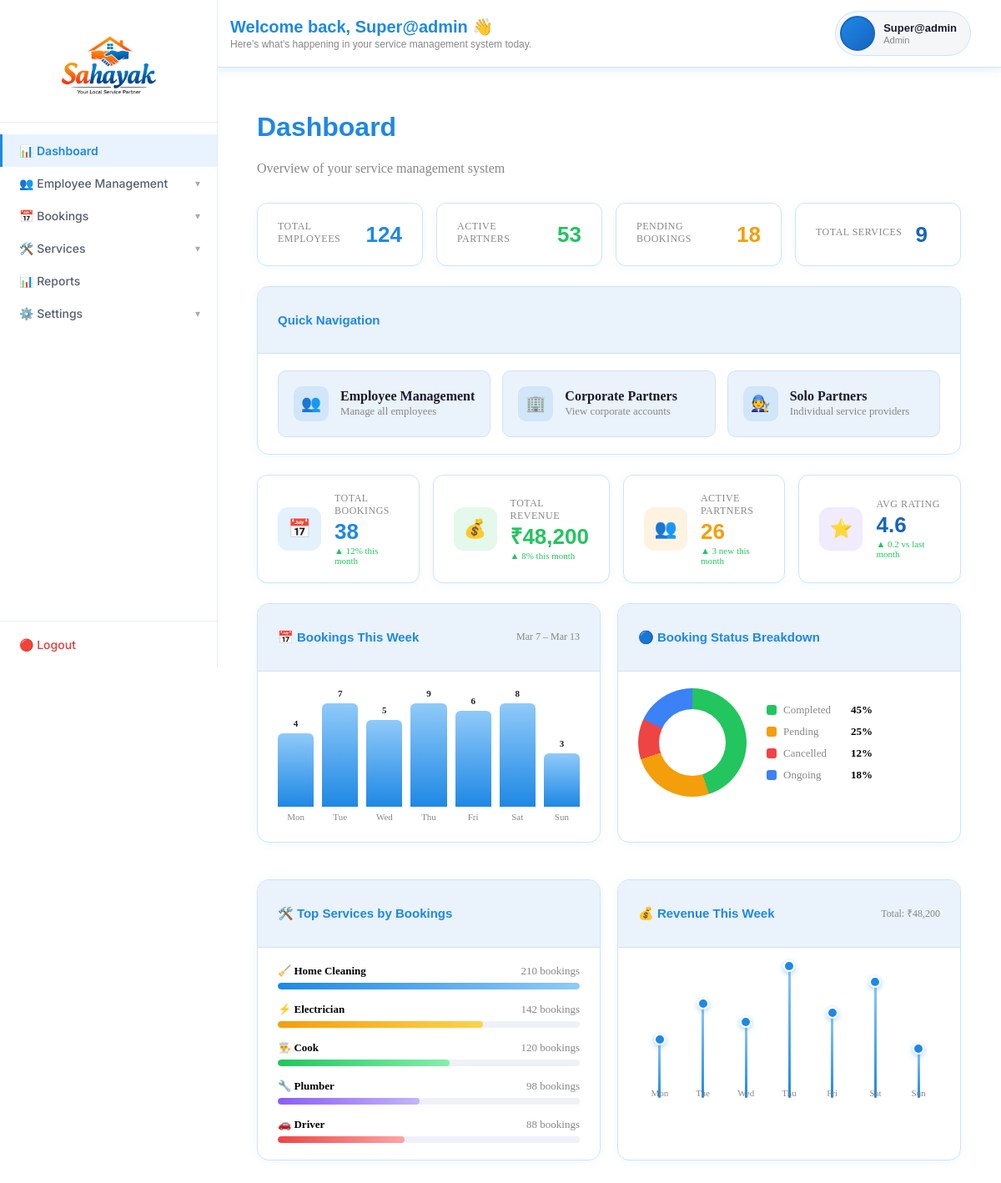
Page /admin-dashboard/ (signed in) on the committed database.
### accounts/models.py (models this page shows)
class CustomUser(AbstractUser):
    ROLE_CHOICES = (
        ('admin', 'Admin'),
        ('manager', 'Manager'),
        ('staff',            'Staff'),
        ('corporate_partner', 'Corporate Partner'),
        ('solo_partner',      'Solo Partner'),
    )
    role = models.CharField(max_length=20, choices=ROLE_CHOICES)

### dashboard/views.py (the view)
# urls.py: path('admin-dashboard/', views.admin_dashboard, name='admin_dashboard'),
@login_required
def admin_dashboard(request):
    return render(request, 'dashboard/admin_dashboard.html')

### templates/dashboard/admin_dashboard.html (shortened to what this page needs)
{% extends 'layout/base.html' %}
{% block content %}
{% with hide_back=True %}
{% include 'layout/topbar.html' %}
{% endwith %}
        <div class="page-header">
            <h1>Dashboard</h1>
            <p>
                Overview of your service management system
            </p>
        </div>
        <div class="stats-row">
            <div class="stat-card">
                <div class="stat-label">
                    Total Employees
                </div>
                <div class="stat-value">
                    124
                </div>
            </div>
            <div class="stat-card">
                <div class="stat-label">
                    Active Partners
                </div>
                <div class="stat-value">
                    53
                </div>
            </div>
            <div class="stat-card">
                <div class="stat-label">
                    Pending Bookings
                </div>
                <div class="stat-value">
                    18
                </div>
            </div>
            <div class="stat-card">
                <div class="stat-label">
                    Total Services
                </div>
                <div class="stat-value">
                    9
                </div>
            </div>
        </div>
        <div class="card">
            <div class="card-header">
                <h3>
                    Quick Navigation
                </h3>
            </div>
            <div class="card-body">
                <div class="quick-links">
                    <a href="{% url 'manage_users' %}" class="quick-link">
                        <div class="ql-icon">👥</div>
                        <div class="ql-content">
                            <div class="ql-title">
                                Employee Management
                            </div>
                            <div class="ql-sub">
                                Manage all employees
                            </div>
                        </div>
                    </a>
                    <a href="{% url 'corporate_partners' %}" class="quick-link">
                        <div class="ql-icon">🏢</div>
                        <div class="ql-content">
                            <div class="ql-title">
                                Corporate Partners
                            </div>
                            <div class="ql-sub">
                                View corporate accounts
                            </div>
                        </div>
                    </a>
                    <a href="{% url 'solo_partners' %}" class="quick-link">
                        <div class="ql-icon">🧑‍🔧</div>
                        <div class="ql-content">
                            <div class="ql-title">
                                Solo Partners
                            </div>
                            <div class="ql-sub">
                                Individual service providers
                            </div>
                        </div>
                    </a>
                </div>
            </div>
        </div>
{% include 'dashboard/overview_widgets.html' %}
{% endblock %}

### templates/layout/topbar.html (shortened to what this page needs)
{% load static %}
<div class="topbar">
    <div class="topbar-left">
        {% if not hide_back %}
        <a class="back-pill" onclick="history.back()">
            <div class="back-icon">&#8592;</div>
            <div class="back-label">← Go Back</div>
        </a>
        {% endif %}
        <div class="topbar-text">
            <div class="topbar-title">
                Welcome back, {{ request.user.first_name|default:request.user.username }} 👋
            </div>
            <div class="topbar-sub">
                Here's what's happening in your service management system today.
            </div>
        </div>
    </div>
    <div class="topbar-right">
        <div class="profile-pill" onclick="toggleDropdownMenu(event)">
            {% if request.user.profile_photo %}
                <img src="{{ request.user.profile_photo.url }}"
                     alt="Profile" class="profile-pic">
            {% else %}
                <div class="profile-initials">
                </div>
            {% endif %}
            <div class="profile-info">
                <div class="profile-name">
                    {{ request.user.get_full_name|default:request.user.username }}
                </div>
                <div class="profile-role">
                    {{ request.user.role|default:"Admin"|capfirst }}
                </div>
            </div>
        </div>
    </div>
</div>

### templates/layout/topbar.html (style rules this page uses)
.topbar { position: fixed; top: 0; left: 240px; right: 0; height: 80px; background: #ffffff; border-bottom: 1px solid #d0e3f5; display: flex; justify-content: space-between; align-items: center; padding: 0 36px; z-index: 999; box-shadow: 0 2px 12px rgba(30,136,229,0.08); }
.topbar-left { display: flex; flex-direction: row; align-items: center; gap: 16px; }
.back-pill { display: flex; align-items: center; gap: 8px; background: #ffffff; border: 1.5px solid #d0e3f5 ; border-radius: 50px; padding: 8px 18px 8px 8px; cursor: pointer; text-decoration: none; transition: all 0.2s; flex-shrink: 0; }
.back-icon { width: 32px; height: 32px; border-radius: 50%; background: rgba(255,255,255,0.25); display: flex; align-items: center; justify-content: center; color: white; font-size: 16px; font-weight: 700; flex-shrink: 0; }
.back-label { font-size: 13px; font-weight: 700; color: #1a1a2e; font-family: 'DM Sans', sans-serif; }
.topbar-text { display: flex; flex-direction: column; justify-content: center; }
.topbar-title { font-family: 'Poppins', sans-serif; font-size: 20px; font-weight: 700; color: #1e88e5; line-height: 1.2; }
.topbar-sub { font-size: 12px; color: #888; margin-top: 2px; font-family: 'DM Sans', sans-serif; }
.topbar-right { display: flex; align-items: center; gap: 16px; }
.profile-pill { display: flex; align-items: center; gap: 10px; background: #f4f6f8; border: 1.5px solid #d0e3f5; border-radius: 50px; padding: 5px 16px 5px 5px; cursor: pointer; text-decoration: none; transition: all 0.2s; position: relative; }
.profile-initials { width: 38px; height: 38px; border-radius: 50%; background: linear-gradient(135deg, #1e88e5, #1565c0); display: flex; align-items: center; justify-content: center; color: white; font-weight: 700; font-size: 14px; font-family: 'Poppins', sans-serif; flex-shrink: 0; border: 2px solid #1565c0; }
.profile-info .profile-name { font-size: 13px; font-weight: 700; color: #1a1a2e; font-family: 'DM Sans', sans-serif; line-height: 1.2; }
.profile-info .profile-role { font-size: 11px; color: #888; font-family: 'DM Sans', sans-serif; text-transform: capitalize; }

### templates/dashboard/admin_dashboard.html (style rules this page uses)
.page-header { margin-bottom:32px; }
.page-header h1 { font-family:var(--font-head); color:var(--accent); font-size:2rem; }
.page-header p { color:var(--muted); margin-top:6px; }
.stats-row { display:grid; grid-template-columns:repeat(4,1fr); gap:16px; margin-bottom:28px; }
.stat-card { background:var(--surface); border:1px solid var(--border); border-radius:12px; padding:20px; box-shadow:0 2px 12px rgba(30,136,229,0.08); }
.stat-label { font-size:0.8rem; color:var(--muted); margin-bottom:6px; text-transform:uppercase; }
.stat-value { font-family:var(--font-head); font-size:1.8rem; font-weight:700; }
.stat-card:nth-child(1) .stat-value { color:var(--accent); }
.stat-card:nth-child(2) .stat-value { color:var(--success); }
.stat-card:nth-child(3) .stat-value { color:var(--warning); }
.stat-card:nth-child(4) .stat-value { color:var(--accent2); }
.card { background:var(--surface); border:1px solid var(--border); border-radius:14px; box-shadow:0 2px 12px rgba(30,136,229,0.08); margin-bottom:24px; }
.card-header { padding:18px 24px; border-bottom:1px solid var(--border); background:var(--surface2); }
.card-header h3 { font-family:var(--font-head); color:var(--accent); }
.card-body { padding:24px; }
.quick-links { display:grid; grid-template-columns:repeat(3,1fr); gap:14px; }
.quick-link { background:var(--surface2); border:1px solid var(--border); border-radius:10px; padding:18px; display:flex; align-items:center; gap:14px; text-decoration:none; color:var(--text); transition:0.2s; }
.ql-icon { width:42px; height:42px; display:flex; align-items:center; justify-content:center; border-radius:10px; background:rgba(30,136,229,0.12); font-size:1.2rem; }
.ql-title { font-weight:600; }
.ql-sub { font-size:0.8rem; color:var(--muted); margin-top:2px; }

### rows in the picture
CustomUser: user.first_name "Super@admin", user.get_full_name "Super@admin", user.role "Admin"

### other values in the picture
{{ total_bookings|default:"38" }} "38"
{{ total_revenue|default:"48,200" }} "48,200"
{{ active_partners|default:"26" }} "26"
{{ avg_rating|default:"4.6" }} "4.6"
